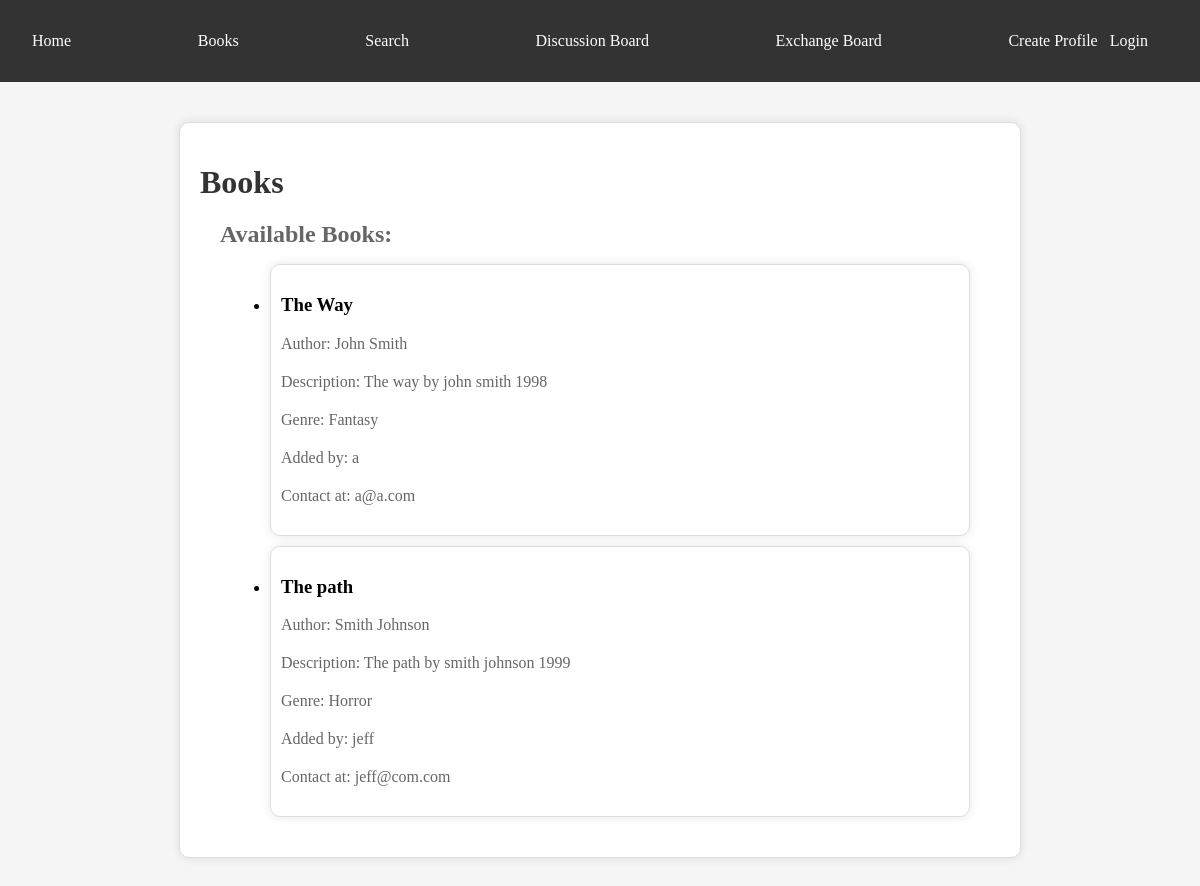
/books, run on the app's committed database.
### models.py (models this page shows, shortened)
class Book(Base):
    __tablename__ = 'books'
    id = Column(Integer, primary_key=True)
    title = Column(String(100), nullable=False)
    author = Column(String(50), nullable=False)
    description = Column(Text, nullable=True)
    genre = Column(String(50), nullable=True)
    user_id = Column(Integer, ForeignKey('user_profiles.id'))
    user = relationship("UserProfile", backref="books")

class UserProfile(Base, UserMixin):
    __tablename__ = 'user_profiles'
    id = Column(Integer, primary_key=True)
    username = Column(String(50), nullable=False)
    email = Column(String(100), nullable=False)
    password = Column(String(100), nullable=False)
    book_collection = Column(String(100), nullable=True)
    preferences = Column(String(100), nullable=True)

### routes.py (the view)
@routes.route('/books', methods=['GET'])
def get_all_books():
    books = db.session.query(Book).all()
    return render_template('books.html', books=books)

### templates/books.html (shortened to what this page needs)
<!DOCTYPE html>
<html lang="en">
<head>
    <link rel="stylesheet" href="static/styles.css">
</head>
<body>
    <header>
        <nav>
            <ul>
                <li><a href="{{ url_for('routes.index') }}">Home</a></li>
                <li><a href="{{ url_for('routes.books') }}">Books</a></li>
                <li><a href="{{ url_for('routes.search') }}">Search</a></li>
                <li><a href="{{ url_for('routes.discussion_board') }}">Discussion Board</a></li>
                <li><a href="{{ url_for('routes.exchange_board') }}">Exchange Board</a></li>
                <li class="nav-right">
                    {% if not current_user.is_authenticated %}
                        <a href="{{ url_for('routes.create_profile') }}">Create Profile</a>&nbsp;&nbsp;
                        <a href="{{ url_for('routes.main') }}">Login</a>
                    {% else %}
                        <a href="{{ url_for('routes.logout') }}">Logout</a>
                    {% endif %}
                </li>
            </ul>
        </nav>
    </header>
    <div class="container">
        <h1>Books</h1>
        <div class="search-results">
            <h2>Available Books:</h2>
            <ul>
            {% for book in books %}
                <li class="search-result">
                    <h3>{{ book.title }}</h3>
                    <p>Author: {{ book.author }}</p>
                    <p>Description: {{ book.description }}</p>
                    <p>Genre: {{ book.genre }}</p>
                    <p>Added by: {{ book.user.username }}</p>
                    <p>Contact at: {{ book.user.email }}</p>
                </li>
            {% endfor %}
            </ul>
        </div>
    </div>
</body>
</html>

### static/styles.css (style rules this page uses)
body { font-family: 'Merriweather', serif; background-color: #f5f5f5; margin: 0; padding: 0; }
header { background-color: #333; color: #fff; padding: 1em; text-align: center; }
nav { background-color: #333; color: #fff; padding: 1em; text-align: center; }
nav ul { list-style: none; margin: 0; padding: 0; display: flex; justify-content: space-between; }
nav li { margin-right: 20px; }
nav a { color: #fff; text-decoration: none; }
.container { max-width: 800px; margin: 40px auto; padding: 20px; background-color: #fff; border: 1px solid #ddd; box-shadow: 0 0 10px rgba(0, 0, 0, 0.1); border-radius: 10px; }
h1 { color: #333; margin-bottom: 20px; }
h2 { color: #666; margin-bottom: 10px; }
p { color: #666; margin-bottom: 20px; }
.search-results { margin: 20px; }
.search-result { margin: 10px; padding: 10px; border: 1px solid #ddd; border-radius: 10px; box-shadow: 0 0 10px rgba(0, 0, 0, 0.1); }

### data on the page
Book: title "The Way", author "John Smith", description "The way by john smith 1998", genre "Fantasy", user.username "a", user.email "a@a.com"
Book: title "The path", author "Smith Johnson", description "The path by smith johnson 1999", genre "Horror", user.username "jeff", user.email "jeff@com.com"
